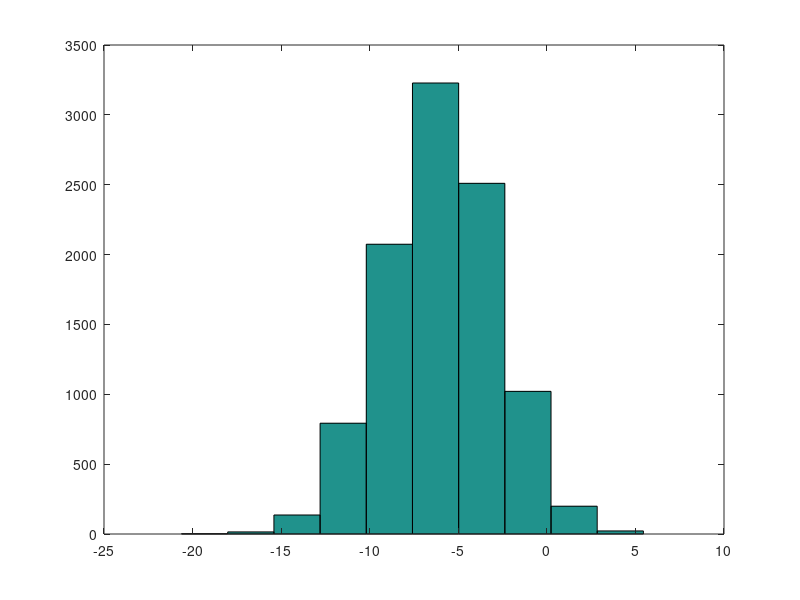

The MATLAB script that drew this image:
1 ~= 2 % not
% ; suppresses output
a = pi;
disp(a) % displays the values
disp(sprintf('2 decimals: %0.2f', a))

A = [1 2; 3 4; 5 6]

V = [1; 2; 3]
V2 = 1:0.1:2
V2'

C = 2*ones(2,3)

w = rand(3,3)
wnorm = randn(1, 3)

w = -6 + sqrt(10)*(randn(1,10000));
hist(w)

eye(4) % 4x4 'eye'dentity matrix

% 'help' function name


size(A)
size(A,1)
length(A)

% load('filename') or load filename
% who shows variables
% whos gives a detailed view of the variables
whos
% clear variablename or clear (no variable name would clear all)
% save hello.mat v would save the variable v into a file called hello.mat
% save hello.txt v -ascii would save it in a text file in ascii format
% A(row, column)
% A([1 3], :) means to get the 1st and 3rd row, all columns
% A(:,2) = [10; 11; 12] assigns the 10-12 column vector to the second column
